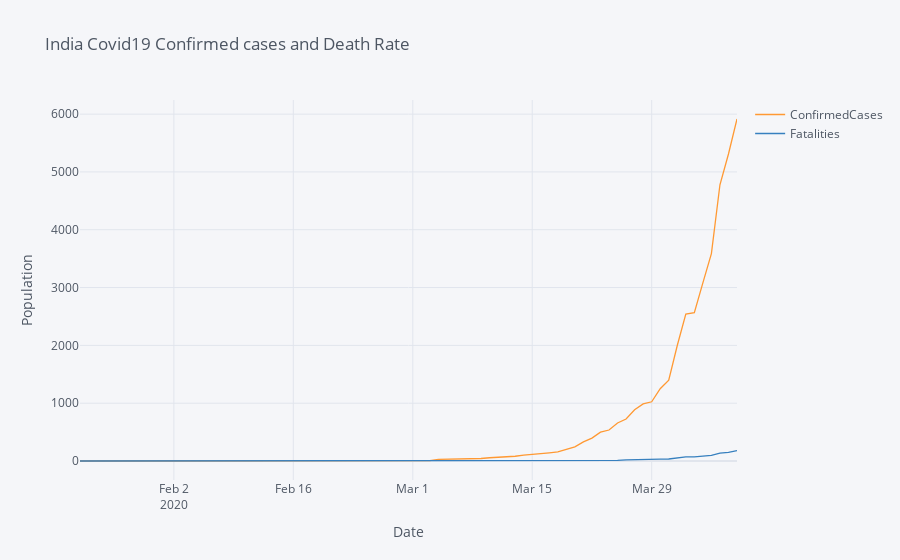

Source (notebook cell):
### Code cell
india_data.iplot(x='Date',
                 y=['ConfirmedCases', 'Fatalities'],
                 xTitle='Date',
                 yTitle='Population',
                 title='India Covid19 Confirmed cases and Death Rate',
                 kind='line')

### Figure 1 — Plotly figure (JSON) as saved in the notebook; plotly's stock layout.template omitted (floating-point values rounded to 4 significant figures)
{"data": [{"line": {"color": "rgba(255, 153, 51, 1.0)", "dash": "solid", "shape": "linear", "width": 1.3}, "mode": "lines", "name": "ConfirmedCases", "text": "", "type": "scatter", "x": ["2020-01-22", "2020-01-23", "2020-01-24", "2020-01-25", "2020-01-26", "2020-01-27", "2020-01-28", "2020-01-29", "2020-01-30", "2020-01-31", "2020-02-01", "2020-02-02", "2020-02-03", "2020-02-04", "2020-02-05", "2020-02-06", "2020-02-07", "2020-02-08", "2020-02-09", "2020-02-10", "2020-02-11", "2020-02-12", "2020-02-13", "2020-02-14", "2020-02-15", "2020-02-16", "2020-02-17", "2020-02-18", "2020-02-19", "2020-02-20", "2020-02-21", "2020-02-22", "2020-02-23", "2020-02-24", "2020-02-25", "2020-02-26", "2020-02-27", "2020-02-28", "2020-02-29", "2020-03-01", "2020-03-02", "2020-03-03", "2020-03-04", "2020-03-05", "2020-03-06", "2020-03-07", "2020-03-08", "2020-03-09", "2020-03-10", "2020-03-11", "2020-03-12", "2020-03-13", "2020-03-14", "2020-03-15", "2020-03-16", "2020-03-17", "2020-03-18", "2020-03-19", "2020-03-20", "2020-03-21", "2020-03-22", "2020-03-23", "2020-03-24", "2020-03-25", "2020-03-26", "2020-03-27", "2020-03-28", "2020-03-29", "2020-03-30", "2020-03-31", "2020-04-01", "2020-04-02", "2020-04-03", "2020-04-04", "2020-04-05", "2020-04-06", "2020-04-07", "2020-04-08"], "y": [0, 0, 0, 0, 0, 0, 0, 0, 1, 1, 1, 2, 3, 3, 3, 3, 3, 3, 3, 3, 3, 3, 3, 3, 3, 3, 3, 3, 3, 3, 3, 3, 3, 3, 3, 3, 3, 3, 3, 3, 5, 5, 28, 30, 31, 34, 39, 43, 56, 62, 73, 82, 102, 113, 119, 142, 156, 194, 244, 330, 396, 499, 536, 657, 727, 887, 987, 1024, 1251, 1397, 1998, 2543, 2567, 3082, 3588, 4778, 5311, 5916]}, {"line": {"color": "rgba(55, 128, 191, 1.0)", "dash": "solid", "shape": "linear", "width": 1.3}, "mode": "lines", "name": "Fatalities", "text": "", "type": "scatter", "x": ["2020-01-22", "2020-01-23", "2020-01-24", "2020-01-25", "2020-01-26", "2020-01-27", "2020-01-28", "2020-01-29", "2020-01-30", "2020-01-31", "2020-02-01", "2020-02-02", "2020-02-03", "2020-02-04", "2020-02-05", "2020-02-06", "2020-02-07", "2020-02-08", "2020-02-09", "2020-02-10", "2020-02-11", "2020-02-12", "2020-02-13", "2020-02-14", "2020-02-15", "2020-02-16", "2020-02-17", "2020-02-18", "2020-02-19", "2020-02-20", "2020-02-21", "2020-02-22", "2020-02-23", "2020-02-24", "2020-02-25", "2020-02-26", "2020-02-27", "2020-02-28", "2020-02-29", "2020-03-01", "2020-03-02", "2020-03-03", "2020-03-04", "2020-03-05", "2020-03-06", "2020-03-07", "2020-03-08", "2020-03-09", "2020-03-10", "2020-03-11", "2020-03-12", "2020-03-13", "2020-03-14", "2020-03-15", "2020-03-16", "2020-03-17", "2020-03-18", "2020-03-19", "2020-03-20", "2020-03-21", "2020-03-22", "2020-03-23", "2020-03-24", "2020-03-25", "2020-03-26", "2020-03-27", "2020-03-28", "2020-03-29", "2020-03-30", "2020-03-31", "2020-04-01", "2020-04-02", "2020-04-03", "2020-04-04", "2020-04-05", "2020-04-06", "2020-04-07", "2020-04-08"], "y": [0, 0, 0, 0, 0, 0, 0, 0, 0, 0, 0, 0, 0, 0, 0, 0, 0, 0, 0, 0, 0, 0, 0, 0, 0, 0, 0, 0, 0, 0, 0, 0, 0, 0, 0, 0, 0, 0, 0, 0, 0, 0, 0, 0, 0, 0, 0, 0, 0, 1, 1, 2, 2, 2, 2, 3, 3, 4, 5, 4, 7, 10, 10, 12, 20, 20, 24, 27, 32, 35, 58, 72, 72, 86, 99, 136, 150, 178]}], "layout": {"legend": {"bgcolor": "#F5F6F9", "font": {"color": "#4D5663"}}, "paper_bgcolor": "#F5F6F9", "plot_bgcolor": "#F5F6F9", "title": {"font": {"color": "#4D5663"}, "text": "India Covid19 Confirmed cases and Death Rate"}, "xaxis": {"gridcolor": "#E1E5ED", "showgrid": true, "tickfont": {"color": "#4D5663"}, "title": {"font": {"color": "#4D5663"}, "text": "Date"}, "zerolinecolor": "#E1E5ED"}, "yaxis": {"gridcolor": "#E1E5ED", "showgrid": true, "tickfont": {"color": "#4D5663"}, "title": {"font": {"color": "#4D5663"}, "text": "Population"}, "zerolinecolor": "#E1E5ED"}}}
